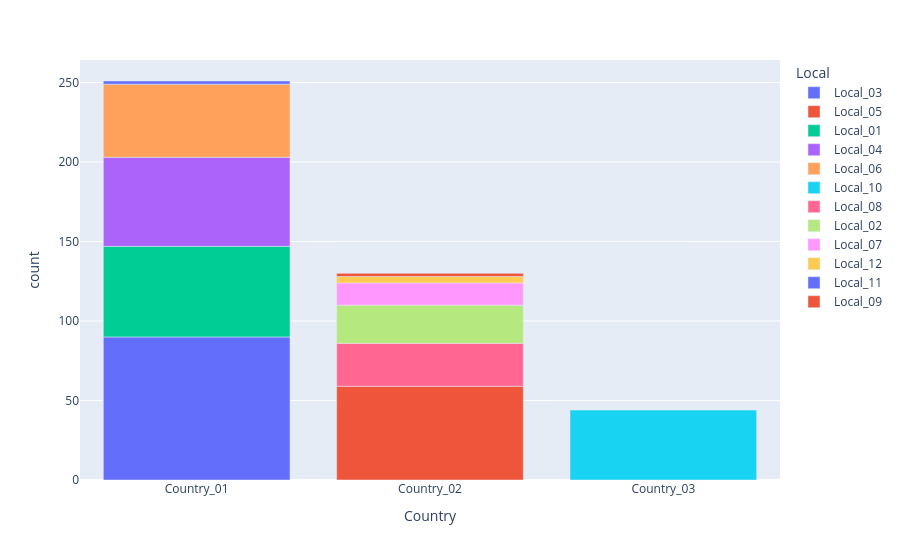

The notebook cell this image was saved under:
### Code cell
# Relationship between Countries and Local
data = safety_data.groupby(['Country','Local']).size().sort_values(ascending=False).reset_index(name='count')
fig = express.bar(data, x='Country',y='count', color='Local')
fig.show()

### Figure 1 — Plotly figure (JSON) as saved in the notebook; plotly's stock layout.template omitted (floating-point values rounded to 4 significant figures)
{"data": [{"alignmentgroup": "True", "hovertemplate": "Local=Local_03<br>Country=%{x}<br>count=%{y}<extra></extra>", "legendgroup": "Local_03", "marker": {"color": "#636efa", "pattern": {"shape": ""}}, "name": "Local_03", "offsetgroup": "Local_03", "orientation": "v", "showlegend": true, "textposition": "auto", "type": "bar", "x": ["Country_01"], "xaxis": "x", "y": [90], "yaxis": "y"}, {"alignmentgroup": "True", "hovertemplate": "Local=Local_05<br>Country=%{x}<br>count=%{y}<extra></extra>", "legendgroup": "Local_05", "marker": {"color": "#EF553B", "pattern": {"shape": ""}}, "name": "Local_05", "offsetgroup": "Local_05", "orientation": "v", "showlegend": true, "textposition": "auto", "type": "bar", "x": ["Country_02"], "xaxis": "x", "y": [59], "yaxis": "y"}, {"alignmentgroup": "True", "hovertemplate": "Local=Local_01<br>Country=%{x}<br>count=%{y}<extra></extra>", "legendgroup": "Local_01", "marker": {"color": "#00cc96", "pattern": {"shape": ""}}, "name": "Local_01", "offsetgroup": "Local_01", "orientation": "v", "showlegend": true, "textposition": "auto", "type": "bar", "x": ["Country_01"], "xaxis": "x", "y": [57], "yaxis": "y"}, {"alignmentgroup": "True", "hovertemplate": "Local=Local_04<br>Country=%{x}<br>count=%{y}<extra></extra>", "legendgroup": "Local_04", "marker": {"color": "#ab63fa", "pattern": {"shape": ""}}, "name": "Local_04", "offsetgroup": "Local_04", "orientation": "v", "showlegend": true, "textposition": "auto", "type": "bar", "x": ["Country_01"], "xaxis": "x", "y": [56], "yaxis": "y"}, {"alignmentgroup": "True", "hovertemplate": "Local=Local_06<br>Country=%{x}<br>count=%{y}<extra></extra>", "legendgroup": "Local_06", "marker": {"color": "#FFA15A", "pattern": {"shape": ""}}, "name": "Local_06", "offsetgroup": "Local_06", "orientation": "v", "showlegend": true, "textposition": "auto", "type": "bar", "x": ["Country_01"], "xaxis": "x", "y": [46], "yaxis": "y"}, {"alignmentgroup": "True", "hovertemplate": "Local=Local_10<br>Country=%{x}<br>count=%{y}<extra></extra>", "legendgroup": "Local_10", "marker": {"color": "#19d3f3", "pattern": {"shape": ""}}, "name": "Local_10", "offsetgroup": "Local_10", "orientation": "v", "showlegend": true, "textposition": "auto", "type": "bar", "x": ["Country_03"], "xaxis": "x", "y": [44], "yaxis": "y"}, {"alignmentgroup": "True", "hovertemplate": "Local=Local_08<br>Country=%{x}<br>count=%{y}<extra></extra>", "legendgroup": "Local_08", "marker": {"color": "#FF6692", "pattern": {"shape": ""}}, "name": "Local_08", "offsetgroup": "Local_08", "orientation": "v", "showlegend": true, "textposition": "auto", "type": "bar", "x": ["Country_02"], "xaxis": "x", "y": [27], "yaxis": "y"}, {"alignmentgroup": "True", "hovertemplate": "Local=Local_02<br>Country=%{x}<br>count=%{y}<extra></extra>", "legendgroup": "Local_02", "marker": {"color": "#B6E880", "pattern": {"shape": ""}}, "name": "Local_02", "offsetgroup": "Local_02", "orientation": "v", "showlegend": true, "textposition": "auto", "type": "bar", "x": ["Country_02"], "xaxis": "x", "y": [24], "yaxis": "y"}, {"alignmentgroup": "True", "hovertemplate": "Local=Local_07<br>Country=%{x}<br>count=%{y}<extra></extra>", "legendgroup": "Local_07", "marker": {"color": "#FF97FF", "pattern": {"shape": ""}}, "name": "Local_07", "offsetgroup": "Local_07", "orientation": "v", "showlegend": true, "textposition": "auto", "type": "bar", "x": ["Country_02"], "xaxis": "x", "y": [14], "yaxis": "y"}, {"alignmentgroup": "True", "hovertemplate": "Local=Local_12<br>Country=%{x}<br>count=%{y}<extra></extra>", "legendgroup": "Local_12", "marker": {"color": "#FECB52", "pattern": {"shape": ""}}, "name": "Local_12", "offsetgroup": "Local_12", "orientation": "v", "showlegend": true, "textposition": "auto", "type": "bar", "x": ["Country_02"], "xaxis": "x", "y": [4], "yaxis": "y"}, {"alignmentgroup": "True", "hovertemplate": "Local=Local_11<br>Country=%{x}<br>count=%{y}<extra></extra>", "legendgroup": "Local_11", "marker": {"color": "#636efa", "pattern": {"shape": ""}}, "name": "Local_11", "offsetgroup": "Local_11", "orientation": "v", "showlegend": true, "textposition": "auto", "type": "bar", "x": ["Country_01"], "xaxis": "x", "y": [2], "yaxis": "y"}, {"alignmentgroup": "True", "hovertemplate": "Local=Local_09<br>Country=%{x}<br>count=%{y}<extra></extra>", "legendgroup": "Local_09", "marker": {"color": "#EF553B", "pattern": {"shape": ""}}, "name": "Local_09", "offsetgroup": "Local_09", "orientation": "v", "showlegend": true, "textposition": "auto", "type": "bar", "x": ["Country_02"], "xaxis": "x", "y": [2], "yaxis": "y"}], "layout": {"barmode": "relative", "legend": {"title": {"text": "Local"}, "tracegroupgap": 0}, "margin": {"t": 60}, "xaxis": {"anchor": "y", "domain": [0, 1], "title": {"text": "Country"}}, "yaxis": {"anchor": "x", "domain": [0, 1], "title": {"text": "count"}}}}
